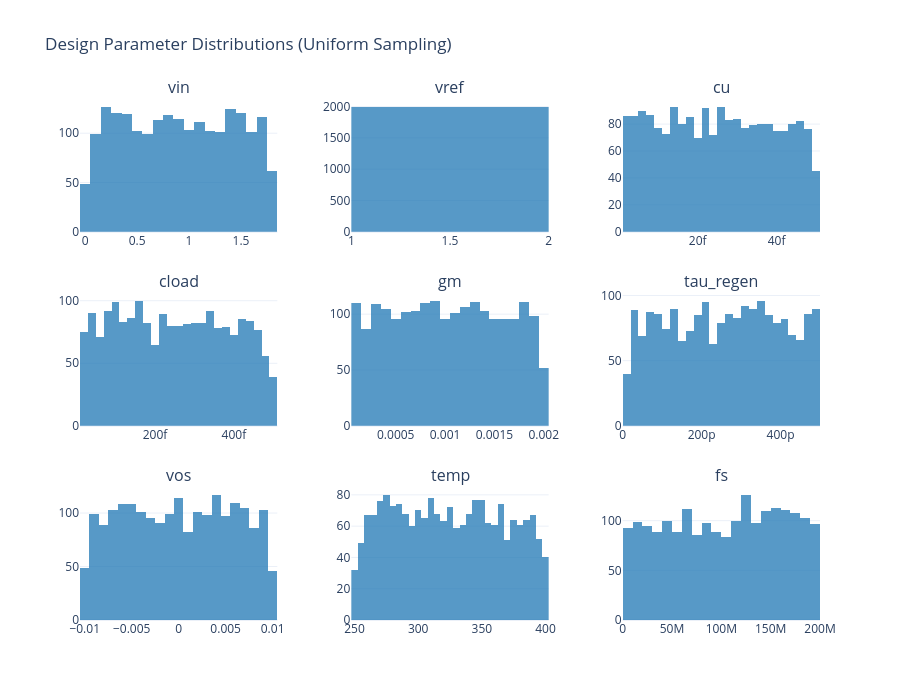

Source (notebook cell):
### Markdown cell above
---

## 4. Dataset Statistics

### 4.1 Design Parameter Distributions

All 9 parameters are sampled uniformly within their respective ranges, ensuring dense coverage of the design space.

### Code cell
params_np = data['params'].numpy()  # (N, 9)

fig_params = make_subplots(
    rows=3, cols=3,
    subplot_titles=DESIGN_PARAM_NAMES,
    vertical_spacing=0.12,
    horizontal_spacing=0.1,
)

for i, name in enumerate(DESIGN_PARAM_NAMES):
    row = i // 3 + 1
    col = i % 3 + 1
    fig_params.add_trace(
        go.Histogram(
            x=params_np[:, i],
            nbinsx=30,
            name=name,
            showlegend=False,
            marker_color='#1f77b4',
            opacity=0.75,
        ),
        row=row, col=col,
    )

fig_params.update_layout(
    title='Design Parameter Distributions (Uniform Sampling)',
    template='plotly_white',
    height=700, width=900,
)
fig_params.show()

### Figure 1 — Plotly figure (JSON) as saved in the notebook; plotly's stock layout.template omitted (floating-point values rounded to 4 significant figures; data arrays with more than 128 entries replaced by an {"elided": "..."} marker saying what was removed)
{"data": [{"marker": {"color": "#1f77b4"}, "name": "vin", "nbinsx": 30, "opacity": 0.75, "showlegend": false, "type": "histogram", "x": {"elided": "2000 float values"}, "xaxis": "x", "yaxis": "y"}, {"marker": {"color": "#1f77b4"}, "name": "vref", "nbinsx": 30, "opacity": 0.75, "showlegend": false, "type": "histogram", "x": {"elided": "2000 float values"}, "xaxis": "x2", "yaxis": "y2"}, {"marker": {"color": "#1f77b4"}, "name": "cu", "nbinsx": 30, "opacity": 0.75, "showlegend": false, "type": "histogram", "x": {"elided": "2000 float values"}, "xaxis": "x3", "yaxis": "y3"}, {"marker": {"color": "#1f77b4"}, "name": "cload", "nbinsx": 30, "opacity": 0.75, "showlegend": false, "type": "histogram", "x": {"elided": "2000 float values"}, "xaxis": "x4", "yaxis": "y4"}, {"marker": {"color": "#1f77b4"}, "name": "gm", "nbinsx": 30, "opacity": 0.75, "showlegend": false, "type": "histogram", "x": {"elided": "2000 float values"}, "xaxis": "x5", "yaxis": "y5"}, {"marker": {"color": "#1f77b4"}, "name": "tau_regen", "nbinsx": 30, "opacity": 0.75, "showlegend": false, "type": "histogram", "x": {"elided": "2000 float values"}, "xaxis": "x6", "yaxis": "y6"}, {"marker": {"color": "#1f77b4"}, "name": "vos", "nbinsx": 30, "opacity": 0.75, "showlegend": false, "type": "histogram", "x": {"elided": "2000 float values"}, "xaxis": "x7", "yaxis": "y7"}, {"marker": {"color": "#1f77b4"}, "name": "temp", "nbinsx": 30, "opacity": 0.75, "showlegend": false, "type": "histogram", "x": {"elided": "2000 float values"}, "xaxis": "x8", "yaxis": "y8"}, {"marker": {"color": "#1f77b4"}, "name": "fs", "nbinsx": 30, "opacity": 0.75, "showlegend": false, "type": "histogram", "x": {"elided": "2000 float values"}, "xaxis": "x9", "yaxis": "y9"}], "layout": {"annotations": [{"font": {"size": 16}, "showarrow": false, "text": "vin", "x": 0.1333, "xanchor": "center", "xref": "paper", "y": 1, "yanchor": "bottom", "yref": "paper"}, {"font": {"size": 16}, "showarrow": false, "text": "vref", "x": 0.5, "xanchor": "center", "xref": "paper", "y": 1, "yanchor": "bottom", "yref": "paper"}, {"font": {"size": 16}, "showarrow": false, "text": "cu", "x": 0.8667, "xanchor": "center", "xref": "paper", "y": 1, "yanchor": "bottom", "yref": "paper"}, {"font": {"size": 16}, "showarrow": false, "text": "cload", "x": 0.1333, "xanchor": "center", "xref": "paper", "y": 0.6267, "yanchor": "bottom", "yref": "paper"}, {"font": {"size": 16}, "showarrow": false, "text": "gm", "x": 0.5, "xanchor": "center", "xref": "paper", "y": 0.6267, "yanchor": "bottom", "yref": "paper"}, {"font": {"size": 16}, "showarrow": false, "text": "tau_regen", "x": 0.8667, "xanchor": "center", "xref": "paper", "y": 0.6267, "yanchor": "bottom", "yref": "paper"}, {"font": {"size": 16}, "showarrow": false, "text": "vos", "x": 0.1333, "xanchor": "center", "xref": "paper", "y": 0.2533, "yanchor": "bottom", "yref": "paper"}, {"font": {"size": 16}, "showarrow": false, "text": "temp", "x": 0.5, "xanchor": "center", "xref": "paper", "y": 0.2533, "yanchor": "bottom", "yref": "paper"}, {"font": {"size": 16}, "showarrow": false, "text": "fs", "x": 0.8667, "xanchor": "center", "xref": "paper", "y": 0.2533, "yanchor": "bottom", "yref": "paper"}], "height": 700, "title": {"text": "Design Parameter Distributions (Uniform Sampling)"}, "width": 900, "xaxis": {"anchor": "y", "domain": [0, 0.2667]}, "xaxis2": {"anchor": "y2", "domain": [0.3667, 0.6333]}, "xaxis3": {"anchor": "y3", "domain": [0.7333, 1]}, "xaxis4": {"anchor": "y4", "domain": [0, 0.2667]}, "xaxis5": {"anchor": "y5", "domain": [0.3667, 0.6333]}, "xaxis6": {"anchor": "y6", "domain": [0.7333, 1]}, "xaxis7": {"anchor": "y7", "domain": [0, 0.2667]}, "xaxis8": {"anchor": "y8", "domain": [0.3667, 0.6333]}, "xaxis9": {"anchor": "y9", "domain": [0.7333, 1]}, "yaxis": {"anchor": "x", "domain": [0.7467, 1]}, "yaxis2": {"anchor": "x2", "domain": [0.7467, 1]}, "yaxis3": {"anchor": "x3", "domain": [0.7467, 1]}, "yaxis4": {"anchor": "x4", "domain": [0.3733, 0.6267]}, "yaxis5": {"anchor": "x5", "domain": [0.3733, 0.6267]}, "yaxis6": {"anchor": "x6", "domain": [0.3733, 0.6267]}, "yaxis7": {"anchor": "x7", "domain": [0, 0.2533]}, "yaxis8": {"anchor": "x8", "domain": [0, 0.2533]}, "yaxis9": {"anchor": "x9", "domain": [0, 0.2533]}}}
